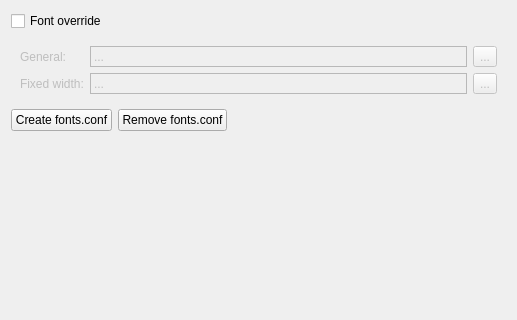
<?xml version="1.0" encoding="UTF-8"?>
<ui version="4.0">
 <class>FontsPage</class>
 <widget class="QWidget" name="FontsPage">
  <property name="geometry">
   <rect>
    <x>0</x>
    <y>0</y>
    <width>517</width>
    <height>320</height>
   </rect>
  </property>
  <property name="windowTitle">
   <string notr="true">Form</string>
  </property>
  <layout class="QVBoxLayout" name="verticalLayout">
   <item>
    <widget class="QCheckBox" name="fontOverrideCheckbox">
     <property name="sizePolicy">
      <sizepolicy hsizetype="Maximum" vsizetype="Fixed">
       <horstretch>0</horstretch>
       <verstretch>0</verstretch>
      </sizepolicy>
     </property>
     <property name="text">
      <string>Font override</string>
     </property>
     <property name="checkable">
      <bool>true</bool>
     </property>
     <property name="checked">
      <bool>false</bool>
     </property>
    </widget>
   </item>
   <item>
    <widget class="QWidget" name="container" native="true">
     <property name="enabled">
      <bool>false</bool>
     </property>
     <layout class="QGridLayout" name="gridLayout_2">
      <item row="0" column="0">
       <widget class="QLabel" name="label_2">
        <property name="sizePolicy">
         <sizepolicy hsizetype="Preferred" vsizetype="Preferred">
          <horstretch>0</horstretch>
          <verstretch>0</verstretch>
         </sizepolicy>
        </property>
        <property name="text">
         <string>General:</string>
        </property>
       </widget>
      </item>
      <item row="0" column="1">
       <widget class="QLabel" name="generalFontLabel">
        <property name="sizePolicy">
         <sizepolicy hsizetype="Expanding" vsizetype="Preferred">
          <horstretch>0</horstretch>
          <verstretch>0</verstretch>
         </sizepolicy>
        </property>
        <property name="frameShape">
         <enum>QFrame::StyledPanel</enum>
        </property>
        <property name="frameShadow">
         <enum>QFrame::Sunken</enum>
        </property>
        <property name="text">
         <string>...</string>
        </property>
       </widget>
      </item>
      <item row="0" column="2">
       <widget class="QToolButton" name="changeGeneralFontButton">
        <property name="text">
         <string>...</string>
        </property>
       </widget>
      </item>
      <item row="1" column="0">
       <widget class="QLabel" name="label_5">
        <property name="text">
         <string>Fixed width:</string>
        </property>
       </widget>
      </item>
      <item row="1" column="1">
       <widget class="QLabel" name="fixedFontLabel">
        <property name="sizePolicy">
         <sizepolicy hsizetype="Preferred" vsizetype="Preferred">
          <horstretch>0</horstretch>
          <verstretch>0</verstretch>
         </sizepolicy>
        </property>
        <property name="frameShape">
         <enum>QFrame::StyledPanel</enum>
        </property>
        <property name="frameShadow">
         <enum>QFrame::Sunken</enum>
        </property>
        <property name="text">
         <string>...</string>
        </property>
       </widget>
      </item>
      <item row="1" column="2">
       <widget class="QToolButton" name="changeFixedWidthFontButton">
        <property name="text">
         <string>...</string>
        </property>
       </widget>
      </item>
     </layout>
    </widget>
   </item>
   <item>
    <layout class="QHBoxLayout" name="horizontalLayout_3">
     <item>
      <widget class="QPushButton" name="createFontsConfButton">
       <property name="text">
        <string>Create fonts.conf</string>
       </property>
      </widget>
     </item>
     <item>
      <widget class="QPushButton" name="removeFontsConfButton">
       <property name="text">
        <string>Remove fonts.conf</string>
       </property>
      </widget>
     </item>
     <item>
      <spacer name="horizontalSpacer">
       <property name="orientation">
        <enum>Qt::Horizontal</enum>
       </property>
       <property name="sizeHint" stdset="0">
        <size>
         <width>40</width>
         <height>20</height>
        </size>
       </property>
      </spacer>
     </item>
    </layout>
   </item>
   <item>
    <spacer name="verticalSpacer">
     <property name="orientation">
      <enum>Qt::Vertical</enum>
     </property>
     <property name="sizeHint" stdset="0">
      <size>
       <width>20</width>
       <height>40</height>
      </size>
     </property>
    </spacer>
   </item>
  </layout>
 </widget>
 <resources/>
 <connections/>
</ui>
